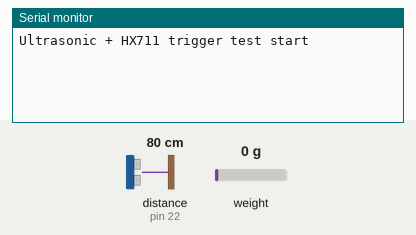
Bench run of a sketch on a simulated Arduino Mega 2560, built with avr-gcc and run on an emulated ATmega2560. Parts: the last lines printed to the serial monitor. Wiring (inferred from the names in the program): ultrasonic range finder: trigger pin 23; echo pin 22. The inputs (shaded band) are chosen by the test bench; at power-on: distance to the obstacle (sensor on pin 22) 80 cm, weight on the scale 0 g. The echo pulse lasts 58.3 µs per cm.

Above: at 1.2 s.
1.3 s: distance to the obstacle (sensor on pin 22) set to 2 cm
At 2.8 s:
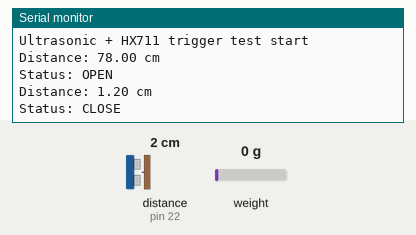
3.1 s: distance to the obstacle (sensor on pin 22) set to 9 cm
At 5.0 s:
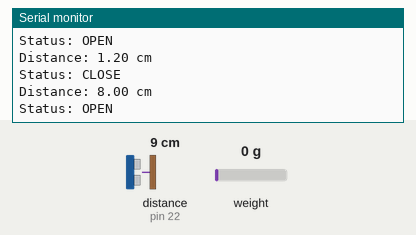

Measured:
- after the input at 1.3 s, the serial monitor: prints a new line after 0.36 s (image 1)
- after the input at 3.1 s, the serial monitor: prints a new line after 1.4 s (image 2)

The sketch:

mix_01.ino
```cpp
// 문 열리자마자 물건 감지해서 문제가 있음

#include "HX711.h"

#define TRIG 23
#define ECHO 22
#define DOUT 19
#define CLK 18

HX711 scale;

float lastDistance = 0;
String lastStatus = "CLOSE";
unsigned long openStartTime = 0;

long lastReading = 0;
String loadcellState = "idle";
long threshold = 10000;   // 변동 폭이 이 이상이면 감지로 판단

void setup()
{
    Serial.begin(9600);
    pinMode(TRIG, OUTPUT);
    pinMode(ECHO, INPUT);

    scale.begin(DOUT, CLK);
    Serial.println("Ultrasonic + HX711 trigger test start");
}

float getDistance()
{
    long sum = 0;
    int validCount = 0;

    for (int i = 0; i < 5; i++)
    {
        digitalWrite(TRIG, LOW);
        delayMicroseconds(2);
        digitalWrite(TRIG, HIGH);
        delayMicroseconds(10);
        digitalWrite(TRIG, LOW);

        long t = pulseIn(ECHO, HIGH, 30000);
        float d = t * 0.034 / 2;

        if (d > 0.5 && d < 400)
        {
            sum += d;
            validCount++;
        }
        delay(10);
    }

    if (validCount == 0) return lastDistance;
    return (float)sum / validCount;
}

void checkLoadcell()
{
    if (scale.is_ready())
    {
        long current = scale.read();
        long diff = current - lastReading;

        if (diff > threshold && loadcellState == "idle")
        {
            Serial.println("물건 감지 ↑");
            loadcellState = "detected";
        }

        if (diff < -threshold && loadcellState == "detected")
        {
            Serial.println("물건 내려감 ↓");
            loadcellState = "idle";
        }

        lastReading = current;
    }
}

void loop()
{
    float d = getDistance();
    String currentStatus;

    if (d >= 6)
    {
        if (openStartTime == 0)
        {
            openStartTime = millis();
        }
        if (millis() - openStartTime >= 1000)
        {
            currentStatus = "OPEN";
        }
        else
        {
            currentStatus = lastStatus;
        }
    }
    else
    {
        openStartTime = 0;
        currentStatus = "CLOSE";
    }

    if (currentStatus != lastStatus)
    {
        Serial.print("Distance: ");
        Serial.print(d);
        Serial.println(" cm");
        Serial.print("Status: ");
        Serial.println(currentStatus);

        // OPEN 감지 시 HX711 트리거 실행
        if (currentStatus == "OPEN")
        {
            checkLoadcell();
        }

        lastStatus = currentStatus;
    }

    lastDistance = d;
    delay(300);
}
```
